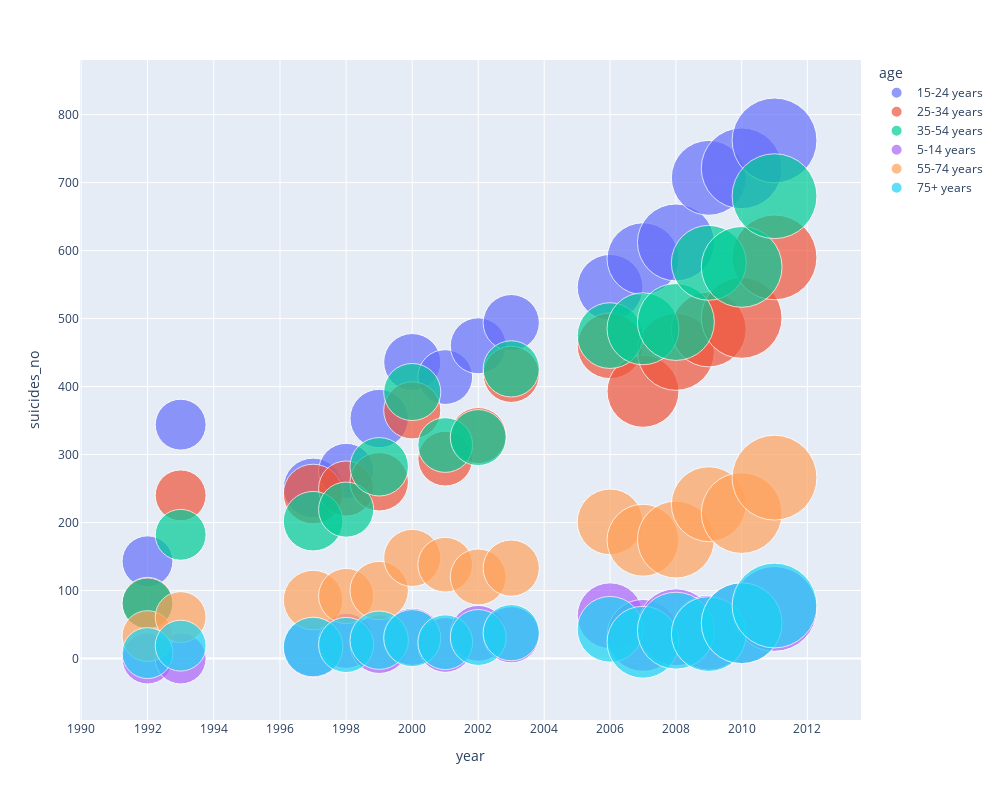

Notebook code for this chart:
### Code cell
fig = px.scatter(agg_data, x="year", size="gdp_per_capita ($)", y="suicides_no", color="age",
                hover_name="age", log_x=True, size_max=60, width=1000, height=800)
fig.show()

### Figure 1 — Plotly figure (JSON) as saved in the notebook; plotly's stock layout.template omitted (floating-point values rounded to 4 significant figures)
{"data": [{"hovertemplate": "<b>%{hovertext}</b><br><br>age=15-24 years<br>year=%{x}<br>suicides_no=%{y}<br>gdp_per_capita ($)=%{marker.size}<extra></extra>", "hovertext": ["15-24 years", "15-24 years", "15-24 years", "15-24 years", "15-24 years", "15-24 years", "15-24 years", "15-24 years", "15-24 years", "15-24 years", "15-24 years", "15-24 years", "15-24 years", "15-24 years", "15-24 years"], "legendgroup": "15-24 years", "marker": {"color": "#636efa", "size": [1916, 1914, 2624, 2248, 2524, 2410, 2218, 2316, 2338, 3198, 3830, 4376, 4146, 4824, 5324], "sizemode": "area", "sizeref": 1.479, "symbol": "circle"}, "mode": "markers", "name": "15-24 years", "showlegend": true, "type": "scatter", "x": [1992, 1993, 1997, 1998, 1999, 2000, 2001, 2002, 2003, 2006, 2007, 2008, 2009, 2010, 2011], "xaxis": "x", "y": [143, 344, 251, 276, 353, 436, 414, 460, 494, 546, 588, 612, 707, 721, 762], "yaxis": "y"}, {"hovertemplate": "<b>%{hovertext}</b><br><br>age=25-34 years<br>year=%{x}<br>suicides_no=%{y}<br>gdp_per_capita ($)=%{marker.size}<extra></extra>", "hovertext": ["25-34 years", "25-34 years", "25-34 years", "25-34 years", "25-34 years", "25-34 years", "25-34 years", "25-34 years", "25-34 years", "25-34 years", "25-34 years", "25-34 years", "25-34 years", "25-34 years", "25-34 years"], "legendgroup": "25-34 years", "marker": {"color": "#EF553B", "size": [1916, 1914, 2624, 2248, 2524, 2410, 2218, 2316, 2338, 3198, 3830, 4376, 4146, 4824, 5324], "sizemode": "area", "sizeref": 1.479, "symbol": "circle"}, "mode": "markers", "name": "25-34 years", "showlegend": true, "type": "scatter", "x": [1992, 1993, 1997, 1998, 1999, 2000, 2001, 2002, 2003, 2006, 2007, 2008, 2009, 2010, 2011], "xaxis": "x", "y": [82, 240, 242, 250, 260, 365, 294, 328, 418, 460, 393, 451, 484, 501, 590], "yaxis": "y"}, {"hovertemplate": "<b>%{hovertext}</b><br><br>age=35-54 years<br>year=%{x}<br>suicides_no=%{y}<br>gdp_per_capita ($)=%{marker.size}<extra></extra>", "hovertext": ["35-54 years", "35-54 years", "35-54 years", "35-54 years", "35-54 years", "35-54 years", "35-54 years", "35-54 years", "35-54 years", "35-54 years", "35-54 years", "35-54 years", "35-54 years", "35-54 years", "35-54 years"], "legendgroup": "35-54 years", "marker": {"color": "#00cc96", "size": [1916, 1914, 2624, 2248, 2524, 2410, 2218, 2316, 2338, 3198, 3830, 4376, 4146, 4824, 5324], "sizemode": "area", "sizeref": 1.479, "symbol": "circle"}, "mode": "markers", "name": "35-54 years", "showlegend": true, "type": "scatter", "x": [1992, 1993, 1997, 1998, 1999, 2000, 2001, 2002, 2003, 2006, 2007, 2008, 2009, 2010, 2011], "xaxis": "x", "y": [81, 182, 202, 219, 282, 392, 314, 325, 426, 475, 485, 495, 582, 576, 680], "yaxis": "y"}, {"hovertemplate": "<b>%{hovertext}</b><br><br>age=5-14 years<br>year=%{x}<br>suicides_no=%{y}<br>gdp_per_capita ($)=%{marker.size}<extra></extra>", "hovertext": ["5-14 years", "5-14 years", "5-14 years", "5-14 years", "5-14 years", "5-14 years", "5-14 years", "5-14 years", "5-14 years", "5-14 years", "5-14 years", "5-14 years", "5-14 years", "5-14 years", "5-14 years"], "legendgroup": "5-14 years", "marker": {"color": "#ab63fa", "size": [1916, 1914, 2624, 2248, 2524, 2410, 2218, 2316, 2338, 3198, 3830, 4376, 4146, 4824, 5324], "sizemode": "area", "sizeref": 1.479, "symbol": "circle"}, "mode": "markers", "name": "5-14 years", "showlegend": true, "type": "scatter", "x": [1992, 1993, 1997, 1998, 1999, 2000, 2001, 2002, 2003, 2006, 2007, 2008, 2009, 2010, 2011], "xaxis": "x", "y": [0, 0, 16, 26, 21, 32, 20, 37, 35, 63, 34, 46, 38, 52, 73], "yaxis": "y"}, {"hovertemplate": "<b>%{hovertext}</b><br><br>age=55-74 years<br>year=%{x}<br>suicides_no=%{y}<br>gdp_per_capita ($)=%{marker.size}<extra></extra>", "hovertext": ["55-74 years", "55-74 years", "55-74 years", "55-74 years", "55-74 years", "55-74 years", "55-74 years", "55-74 years", "55-74 years", "55-74 years", "55-74 years", "55-74 years", "55-74 years", "55-74 years", "55-74 years"], "legendgroup": "55-74 years", "marker": {"color": "#FFA15A", "size": [1916, 1914, 2624, 2248, 2524, 2410, 2218, 2316, 2338, 3198, 3830, 4376, 4146, 4824, 5324], "sizemode": "area", "sizeref": 1.479, "symbol": "circle"}, "mode": "markers", "name": "55-74 years", "showlegend": true, "type": "scatter", "x": [1992, 1993, 1997, 1998, 1999, 2000, 2001, 2002, 2003, 2006, 2007, 2008, 2009, 2010, 2011], "xaxis": "x", "y": [33, 61, 86, 92, 100, 148, 138, 120, 133, 201, 174, 175, 227, 214, 266], "yaxis": "y"}, {"hovertemplate": "<b>%{hovertext}</b><br><br>age=75+ years<br>year=%{x}<br>suicides_no=%{y}<br>gdp_per_capita ($)=%{marker.size}<extra></extra>", "hovertext": ["75+ years", "75+ years", "75+ years", "75+ years", "75+ years", "75+ years", "75+ years", "75+ years", "75+ years", "75+ years", "75+ years", "75+ years", "75+ years", "75+ years", "75+ years"], "legendgroup": "75+ years", "marker": {"color": "#19d3f3", "size": [1916, 1914, 2624, 2248, 2524, 2410, 2218, 2316, 2338, 3198, 3830, 4376, 4146, 4824, 5324], "sizemode": "area", "sizeref": 1.479, "symbol": "circle"}, "mode": "markers", "name": "75+ years", "showlegend": true, "type": "scatter", "x": [1992, 1993, 1997, 1998, 1999, 2000, 2001, 2002, 2003, 2006, 2007, 2008, 2009, 2010, 2011], "xaxis": "x", "y": [8, 19, 17, 20, 27, 30, 24, 31, 38, 43, 24, 41, 36, 52, 78], "yaxis": "y"}], "layout": {"height": 800, "legend": {"itemsizing": "constant", "title": {"text": "age"}, "tracegroupgap": 0}, "margin": {"t": 60}, "width": 1000, "xaxis": {"anchor": "y", "domain": [0, 1], "title": {"text": "year"}, "type": "log"}, "yaxis": {"anchor": "x", "domain": [0, 1], "title": {"text": "suicides_no"}}}}
